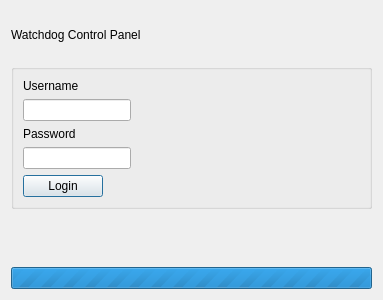
<?xml version="1.0" encoding="UTF-8"?>
<ui version="4.0">
 <class>Login</class>
 <widget class="QDialog" name="Login">
  <property name="windowModality">
   <enum>Qt::ApplicationModal</enum>
  </property>
  <property name="geometry">
   <rect>
    <x>0</x>
    <y>0</y>
    <width>383</width>
    <height>300</height>
   </rect>
  </property>
  <property name="minimumSize">
   <size>
    <width>383</width>
    <height>193</height>
   </size>
  </property>
  <property name="maximumSize">
   <size>
    <width>400</width>
    <height>300</height>
   </size>
  </property>
  <property name="windowTitle">
   <string>Dialog</string>
  </property>
  <property name="modal">
   <bool>true</bool>
  </property>
  <layout class="QGridLayout" name="gridLayout">
   <item row="1" column="0">
    <widget class="QGroupBox" name="groupBox">
     <property name="title">
      <string/>
     </property>
     <layout class="QFormLayout" name="formLayout">
      <item row="3" column="0">
       <widget class="QLineEdit" name="usernameInput"/>
      </item>
      <item row="6" column="0">
       <widget class="QLineEdit" name="passwordInput">
        <property name="inputMask">
         <string/>
        </property>
        <property name="echoMode">
         <enum>QLineEdit::Password</enum>
        </property>
       </widget>
      </item>
      <item row="7" column="0">
       <widget class="QPushButton" name="login">
        <property name="text">
         <string>Login</string>
        </property>
       </widget>
      </item>
      <item row="1" column="0">
       <widget class="QLabel" name="label">
        <property name="text">
         <string>Username</string>
        </property>
       </widget>
      </item>
      <item row="5" column="0">
       <widget class="QLabel" name="label_2">
        <property name="text">
         <string>Password</string>
        </property>
       </widget>
      </item>
     </layout>
    </widget>
   </item>
   <item row="0" column="0">
    <widget class="QLabel" name="WatchdogLogo">
     <property name="text">
      <string>Watchdog Control Panel</string>
     </property>
    </widget>
   </item>
   <item row="3" column="0">
    <widget class="QProgressBar" name="progressBar">
     <property name="maximum">
      <number>0</number>
     </property>
     <property name="value">
      <number>-1</number>
     </property>
    </widget>
   </item>
   <item row="2" column="0">
    <widget class="QLabel" name="statusBar">
     <property name="text">
      <string/>
     </property>
    </widget>
   </item>
  </layout>
 </widget>
 <resources/>
 <connections/>
</ui>
